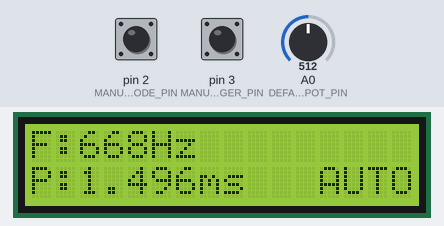
Recording of a program running on a simulated Arduino Nano, built with avr-gcc and run on an emulated ATmega328P. Shown: 16×2 character LCD. The test bench sets the inputs (shaded band); at power-on: A0 (DEFAULT_POT_PIN) = 512, pin 2 (MANUAL_MODE_PIN) HIGH, pin 3 (MANUAL_TRIGGER_PIN) HIGH. What the program prints to the serial monitor is not drawn.

Above: at 1.2 s.
1.3 s: A0 (DEFAULT_POT_PIN) set to 531
At 2.1 s:
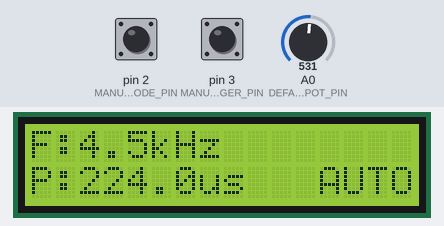
2.8 s: pin 2 (MANUAL_MODE_PIN) pulled LOW for 0.15 s
At 2.96 s:
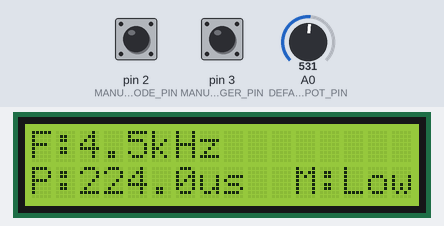
4.5 s: A0 (DEFAULT_POT_PIN) set to 580
At 5.7 s:
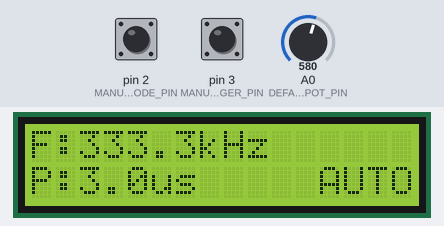
6.0 s: A0 (DEFAULT_POT_PIN) set to 615
At 7.1 s:
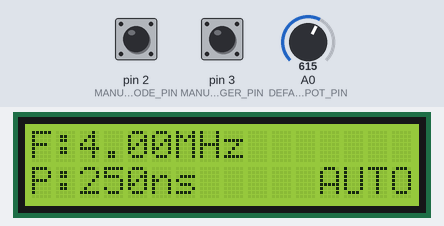
7.5 s: pin 2 (MANUAL_MODE_PIN) pulled LOW for 3.2 s
At 8.1 s:
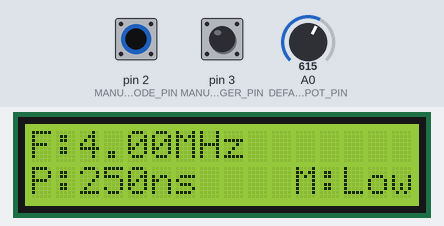
12.3 s: A0 (DEFAULT_POT_PIN) set to 122
At 12.6 s:
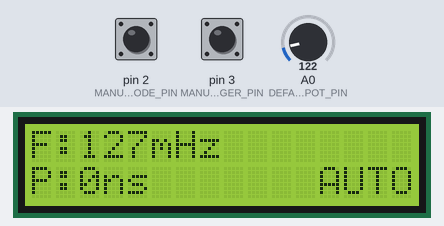
Timing chart, 0 to 14.8 s (numbered marks = the images above; inputs shaded):
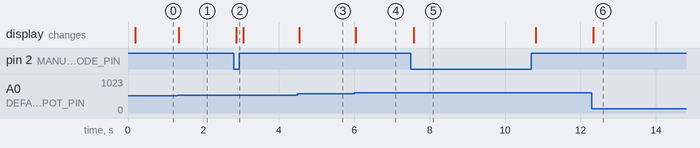

Measured:
- the behaviour switches between 516 and 517 on A0 (DEFAULT_POT_PIN) (found by bisection; images 0 and 1)
- the behaviour switches between 596 and 597 on A0 (DEFAULT_POT_PIN) (found by bisection; images 3 and 4)
- after the input at 1.3 s, the display: changes at once (image 1)
- after the input at 2.8 s, the display: changes after 0.08 s (image 2)
- after the input at 4.5 s, the display: changes at once (image 3)
- after the input at 6.0 s, the display: changes after 0.05 s (image 4)
- after the input at 7.5 s, the display: changes after 0.08 s (image 5)
- after the input at 12.3 s, the display: changes at once (image 6)

The program:

main.cpp
```cpp
#include <Arduino.h>
#include "ClockController.h"
#include "Debouncer.h"
#include "FrequencyCalculator.h"
#include "LCDController.h"

// Global objects
ClockController clockController;
Debouncer manualModeDebouncer(50);
Debouncer manualTriggerDebouncer(50);
FrequencyCalculator frequencyCalculator(FrequencyCalculator::DEFAULT_POT_PIN, 0.1, 4000000.0);
LCDController lcdController(0x27, 16, 2); // I2C address 0x27, 16x2 display

void setup()
{
  // Initialize serial for debugging
  Serial.begin(9600);
  Serial.println("16-bit Computer System Clock Starting...");

  clockController.setupPins();

  lcdController.setup();

  Serial.println("System Clock Ready!");
}

void loop()
{
  // Update frequency calculator
  frequencyCalculator.updateFrequency();

  // Update clock controller with new frequency
  clockController.setFrequency(frequencyCalculator.getCurrentFrequency());

  // Handle manual mode with debouncer (polling)
  bool manualModeReading = digitalRead(2); // D2
  if (manualModeDebouncer.update(manualModeReading))
  {
    // With pull-up resistor: LOW = pressed (manual mode ON), HIGH = not pressed (manual mode OFF)
    bool manualModeRequested = !manualModeDebouncer.getState(); // Invert because pull-up makes pressed = LOW
    if (manualModeRequested != clockController.isManualMode())
    {
      clockController.setManualMode(manualModeRequested);
    }
  }

  // Handle manual trigger with debouncer (polling)
  bool manualTriggerReading = digitalRead(3); // D3
  static bool lastTriggerState = HIGH;

  if (manualTriggerDebouncer.update(manualTriggerReading))
  {
    bool currentTriggerState = manualTriggerDebouncer.getState();

    // Detect press (falling edge)
    if (!currentTriggerState && lastTriggerState)
    {
      clockController.handleManualTriggerPress();
    }
    // Detect release (rising edge)
    else if (currentTriggerState && !lastTriggerState)
    {
      clockController.handleManualTriggerRelease();
    }

    lastTriggerState = currentTriggerState;
  }

  // Update LCD display
  lcdController.updateDisplay(
      clockController.getCurrentFrequency(),
      clockController.getCurrentPeriod(),
      clockController.isManualMode(),
      clockController.getClockState());

  // Debug output
  static unsigned long lastDebugTime = 0;
  if (millis() - lastDebugTime > 10000)
  {
    Serial.print("Pot Value: ");
    Serial.print(frequencyCalculator.getPotValue());
    Serial.print(" (");
    Serial.print(frequencyCalculator.getPotValue() * 100.0 / 1023.0);
    Serial.print("%), Requested: ");
    Serial.print(frequencyCalculator.getCurrentFrequency());
    Serial.print(" Hz, Actual: ");
    Serial.print(clockController.getCurrentFrequency());
    Serial.print(" Hz, Period: ");
    Serial.print(clockController.getCurrentPeriod());
    Serial.print(" us, Manual Mode: ");
    Serial.println(clockController.isManualMode() ? "ON" : "OFF");
    lastDebugTime = millis();
  }

  // Small delay to prevent overwhelming the system
  delayMicroseconds(100);
}
```

ClockController.h
```cpp
#ifndef CLOCK_CONTROLLER_H
#define CLOCK_CONTROLLER_H

#include <Arduino.h>

class ClockController
{
public:
  // Constructor
  ClockController();

  // Setup methods
  void setupPins();

  // Clock control methods
  void setClockHigh();
  void setClockLow();
  void startClock();
  void stopClock();

  // Mode control methods
  void setManualMode(bool manual);
  bool isManualMode() const;

  // Manual trigger methods
  void handleManualTriggerPress();
  void handleManualTriggerRelease();

  // Getters
  float getCurrentFrequency() const;
  unsigned long getCurrentPeriod() const; // Returns period in nanoseconds
  bool getClockState() const;

  // Setters for modular design
  void setFrequency(float frequency);

  // Configuration
  static const unsigned long MIN_FREQ = 1;        // 1 Hz
  static const unsigned long MAX_FREQ = 10000000; // 10 MHz

private:
  // Pin definitions
  static const int MANUAL_MODE_PIN = 2;
  static const int MANUAL_TRIGGER_PIN = 3;
  static const int CLOCK_OUT_PIN = 9; // Timer1 OC1A pin

  // Clock state
  volatile bool clockState;
  volatile bool manualMode;
  volatile bool manualTriggerPressed;

  // Frequency calculation
  float currentFrequency;      // Actual frequency being generated
  unsigned long currentPeriod; // Actual period being generated (in nanoseconds)
  float requestedFrequency;    // Requested frequency from setFrequency()

  // Private methods
  unsigned long calculatePeriod(float frequency); // Returns period in nanoseconds
  void setupPWM();
  void stopPWM();
  void updatePWM();
};

#endif // CLOCK_CONTROLLER_H
```

Debouncer.h
```cpp
#ifndef DEBOUNCER_H
#define DEBOUNCER_H

#include <Arduino.h>

class Debouncer
{
public:
  // Constructor
  Debouncer(unsigned long debounceDelay = 50);

  // Update method - call this in loop() for each switch
  bool update(bool currentState);

  // Get current debounced state
  bool getState() const;

private:
  unsigned long debounceDelay;
  bool lastState;
  bool currentState;
  unsigned long lastChangeTime;
};

#endif // DEBOUNCER_H
```

FrequencyCalculator.h
```cpp
#ifndef FREQUENCY_CALCULATOR_H
#define FREQUENCY_CALCULATOR_H

#include <Arduino.h>

class FrequencyCalculator
{
public:
  // Pin definitions
  static const int DEFAULT_POT_PIN = A0; // Default potentiometer pin

  // Constructor
  FrequencyCalculator(int potPin, float minFreq = 0.1, float maxFreq = 4000000.0);

  // Update frequency based on potentiometer
  float updateFrequency();

  // Get current values
  float getCurrentFrequency() const;
  int getPotValue() const;

  // Calculate frequency from potentiometer value
  float calculateFrequency(int potValue) const;

private:
  int potPin;
  float minFrequency;
  float maxFrequency;
  float currentFrequency;
  int currentPotValue;
  int lastPotValue;
  int debounceThreshold;

  // Logarithmic scaling parameters
  float logMinFreq;
  float logMaxFreq;
  float logRange;
};

#endif // FREQUENCY_CALCULATOR_H
```

ClockController.cpp
```cpp
#include "ClockController.h"

ClockController::ClockController()
{
  clockState = false;
  manualMode = true;
  currentFrequency = 1.0;
  requestedFrequency = 1.0;
  manualTriggerPressed = false;
  currentPeriod = 1000000000; // Default 1Hz period in nanoseconds
}

void ClockController::setupPins()
{
  // Setup input pins with internal pull-up resistors
  pinMode(MANUAL_MODE_PIN, INPUT_PULLUP);
  pinMode(MANUAL_TRIGGER_PIN, INPUT_PULLUP);

  // Setup clock output pin (Timer1 OC1A)
  pinMode(CLOCK_OUT_PIN, OUTPUT);
  digitalWrite(CLOCK_OUT_PIN, HIGH); // Start with HIGH (the actual clock output is inverted by the hardware so it starts with low clock)
  clockState = true;                 // Initialize clock state to HIGH
}

void ClockController::setClockHigh()
{
  clockState = true;
  digitalWrite(CLOCK_OUT_PIN, HIGH);
}

void ClockController::setClockLow()
{
  clockState = false;
  digitalWrite(CLOCK_OUT_PIN, LOW);
}

void ClockController::startClock()
{
  if (!manualMode)
  {
    // Start hardware PWM for square wave generation
    setupPWM();
  }
}

void ClockController::stopClock()
{
  stopPWM();
  setClockHigh();
}

void ClockController::setManualMode(bool manual)
{
  manualMode = manual;

  if (manualMode)
  {
    Serial.println("Manual Mode: ON");
    stopClock();
  }
  else
  {
    Serial.println("Manual Mode: OFF");
    startClock();
  }
}

bool ClockController::isManualMode() const
{
  return manualMode;
}

void ClockController::handleManualTriggerPress()
{
  if (manualMode && !manualTriggerPressed)
  {
    manualTriggerPressed = true;
    setClockLow(); // Set output to LOW when trigger is pressed
    Serial.println("Manual Trigger: HIGH");
  }
}

void ClockController::handleManualTriggerRelease()
{
  if (manualMode && manualTriggerPressed)
  {
    manualTriggerPressed = false;
    setClockHigh(); // Set output to HIGH when trigger is released
    Serial.println("Manual Trigger: LOW");
  }
}

float ClockController::getCurrentFrequency() const
{
  return currentFrequency;
}

unsigned long ClockController::getCurrentPeriod() const
{
  return currentPeriod; // Returns period in nanoseconds
}

bool ClockController::getClockState() const
{
  return clockState;
}

void ClockController::setFrequency(float frequency)
{
  // Only update if requested frequency has actually changed
  if (abs(frequency - requestedFrequency) > 0.01) // Small tolerance for floating point comparison
  {
    requestedFrequency = frequency;

    // Update PWM with new frequency only if not in manual mode
    if (!manualMode)
    {
      updatePWM();
    }
  }
}

unsigned long ClockController::calculatePeriod(float frequency)
{
  return (unsigned long)(1000000000.0 / frequency); // Returns period in nanoseconds
}

void ClockController::setupPWM()
{
  // Stop any existing PWM
  stopPWM();

  // Configure Timer1 for PWM generation on OC1A (pin 9)
  // Set pin as output
  DDRB |= (1 << PB1); // Set PB1 (pin 9) as output

  // Clear Timer1 registers
  TCCR1A = 0;
  TCCR1B = 0;
  TCNT1 = 0;

  // Calculate PWM values for desired frequency
  unsigned long pwmTop;
  unsigned char prescaler;
  float actualFrequency;

  // Calculate the best prescaler and top value for the frequency
  if (requestedFrequency >= 1000000)
  {
    // High frequency: no prescaler
    prescaler = (1 << CS10);                      // No prescaler
    pwmTop = 16000000 / (2 * requestedFrequency); // 16MHz clock
    actualFrequency = 16000000.0 / (2.0 * pwmTop);
  }
  else if (requestedFrequency >= 100000)
  {
    // Medium frequency: prescaler 8
    prescaler = (1 << CS11);                     // Prescaler 8
    pwmTop = 2000000 / (2 * requestedFrequency); // 2MHz with prescaler 8
    actualFrequency = 2000000.0 / (2.0 * pwmTop);
  }
  else if (requestedFrequency >= 1.0)
  {
    // Low frequency: prescaler 64
    prescaler = (1 << CS11) | (1 << CS10);      // Prescaler 64
    pwmTop = 250000 / (2 * requestedFrequency); // 250kHz with prescaler 64
    actualFrequency = 250000.0 / (2.0 * pwmTop);
  }
  else
  {
    // Very low frequency: use prescaler 1024 for frequencies below 1 Hz
    prescaler = (1 << CS12) | (1 << CS10);     // Prescaler 1024
    pwmTop = 15625 / (2 * requestedFrequency); // 15.625kHz with prescaler 1024
    actualFrequency = 15625.0 / (2.0 * pwmTop);
  }

  // Ensure pwmTop is within valid range (minimum 2 for proper PWM operation)
  if (pwmTop < 2)
  {
    pwmTop = 2;
  }
  else if (pwmTop > 65535)
  {
    pwmTop = 65535;
  }

  // Recalculate actual frequency with clamped pwmTop
  if (requestedFrequency >= 1000000)
  {
    actualFrequency = 16000000.0 / (2.0 * pwmTop);
  }
  else if (requestedFrequency >= 100000)
  {
    actualFrequency = 2000000.0 / (2.0 * pwmTop);
  }
  else if (requestedFrequency >= 1.0)
  {
    actualFrequency = 250000.0 / (2.0 * pwmTop);
  }
  else
  {
    actualFrequency = 15625.0 / (2.0 * pwmTop);
  }

  // Set ICR1 as top value for Phase Correct PWM
  ICR1 = pwmTop;

  // Set OCR1A for 50% duty cycle (square wave)
  OCR1A = pwmTop / 2;

  // Configure Timer1 for Phase Correct PWM with ICR1 as top
  // COM1A1:0 = 10 for non-inverting PWM on OC1A
  // WGM13:0 = 1010 for Phase Correct PWM with ICR1 as top
  TCCR1A = (1 << COM1A1) | (1 << WGM11);
  TCCR1B = (1 << WGM13) | prescaler;

  // Update the actual frequency and period being generated
  currentFrequency = actualFrequency;
  currentPeriod = calculatePeriod(actualFrequency);

  Serial.print("PWM started - Requested: ");
  Serial.print(requestedFrequency);
  Serial.print(" Hz, Actual: ");
  Serial.print(actualFrequency);
  Serial.print(" Hz, Top: ");
  Serial.print(pwmTop);
  Serial.println();
}

void ClockController::stopPWM()
{
  // Stop Timer1
  TCCR1A = 0;
  TCCR1B = 0;

  Serial.println("PWM stopped");
}

void ClockController::updatePWM()
{
  // Only reconfigure PWM if requested frequency has changed since last configuration
  if (abs(requestedFrequency - currentFrequency) > 0.01) // Small tolerance for floating point comparison
  {
    setupPWM();
  }
}
```

Debouncer.cpp
```cpp
#include "Debouncer.h"

Debouncer::Debouncer(unsigned long debounceDelay)
{
  this->debounceDelay = debounceDelay;
  lastState = false;
  currentState = false;
  lastChangeTime = 0;
}

bool Debouncer::update(bool currentState)
{
  bool stateChangedThisUpdate = false;

  if (currentState != lastState)
  {
    lastChangeTime = millis();
  }

  if ((millis() - lastChangeTime) > debounceDelay)
  {
    if (currentState != this->currentState)
    {
      this->currentState = currentState;
      stateChangedThisUpdate = true;
    }
  }

  lastState = currentState;
  return stateChangedThisUpdate;
}

bool Debouncer::getState() const
{
  return currentState;
}
```

FrequencyCalculator.cpp
```cpp
#include "FrequencyCalculator.h"

FrequencyCalculator::FrequencyCalculator(int potPin, float minFreq, float maxFreq)
{
  this->potPin = potPin;
  this->minFrequency = minFreq;
  this->maxFrequency = maxFreq;
  this->currentFrequency = minFreq;
  this->currentPotValue = 0;
  this->lastPotValue = 0;
  this->debounceThreshold = 5;

  // Initialize logarithmic scaling parameters
  logMinFreq = log10(minFreq);
  logMaxFreq = log10(maxFreq);
  logRange = logMaxFreq - logMinFreq;
}

float FrequencyCalculator::updateFrequency()
{
  // Read potentiometer value (0-1023)
  int newPotValue = analogRead(potPin);

  // Check if the change is significant enough to update frequency
  if (abs(newPotValue - lastPotValue) >= debounceThreshold)
  {
    currentPotValue = newPotValue;
    lastPotValue = newPotValue;

    // Calculate frequency using logarithmic scale
    currentFrequency = calculateFrequency(currentPotValue);
  }

  return currentFrequency;
}

float FrequencyCalculator::getCurrentFrequency() const
{
  return currentFrequency;
}

int FrequencyCalculator::getPotValue() const
{
  return currentPotValue;
}

float FrequencyCalculator::calculateFrequency(int potValue) const
{
  // Custom mapping for better control at low and high frequencies
  // Use a sigmoid-like function to provide more precision at the ends

  // Normalize pot value to 0-1
  float normalizedValue = potValue / 1023.0;

  // Apply custom mapping function
  // This creates more precision at the ends and less in the middle
  float mappedValue;

  if (normalizedValue <= 0.5)
  {
    // First half: more precision at low frequencies
    // Use a curve that starts slow and accelerates
    float x = normalizedValue * 2.0; // 0 to 1
    mappedValue = x * x * x;         // Cubic curve for more precision at start
  }
  else
  {
    // Second half: more precision at high frequencies
    // Use a curve that accelerates and then slows down
    float x = (normalizedValue - 0.5) * 2.0;                       // 0 to 1
    mappedValue = 0.5 + (1.0 - (1.0 - x) * (1.0 - x) * (1.0 - x)); // Inverse cubic for more precision at end
  }

  // Map to logarithmic frequency range
  float logFreq = logMinFreq + mappedValue * logRange;

  // Convert back to frequency
  return pow(10, logFreq);
}
```

LCDController.h
```cpp
#ifndef LCD_CONTROLLER_H
#define LCD_CONTROLLER_H

#include <Arduino.h>
#include <Wire.h>
#include <LiquidCrystal_I2C.h>

class LCDController
{
public:
  LCDController(uint8_t address = 0x27, uint8_t columns = 16, uint8_t rows = 2);

  void setup();

  void updateDisplay(float frequency, unsigned long period, bool manualMode, bool clockState);
  void clearDisplay();
  void setBacklight(bool on);

private:
  LiquidCrystal_I2C *lcd;
  uint8_t lcdAddress;
  uint8_t lcdColumns;
  uint8_t lcdRows;
  bool connected;

  // Track last displayed values to avoid unnecessary updates
  float lastFrequency;
  unsigned long lastPeriod;
  bool lastManualMode;
  bool lastClockState;
  bool valuesChanged;

  // Display formatting methods
  String formatFrequency(float frequency);
  String formatPeriod(unsigned long period);
  String formatMode(bool manualMode, bool clockState);

  // Helper method to check if values have changed
  bool hasValuesChanged(float frequency, unsigned long period, bool manualMode, bool clockState);
};

#endif // LCD_CONTROLLER_H
```

Source omitted: LCDController.cpp (3788 bytes)
